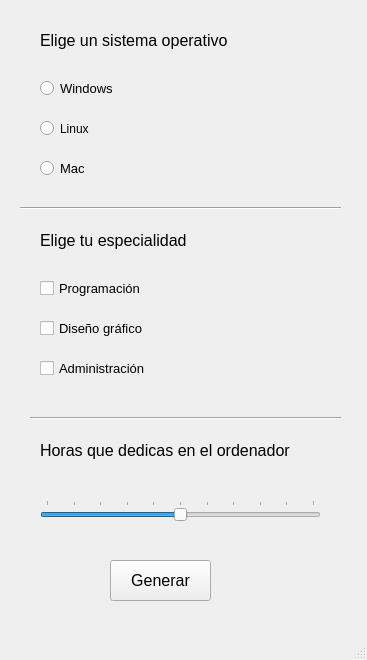
<?xml version="1.0" encoding="UTF-8"?>
<ui version="4.0">
 <class>MainWindow</class>
 <widget class="QMainWindow" name="MainWindow">
  <property name="geometry">
   <rect>
    <x>0</x>
    <y>0</y>
    <width>367</width>
    <height>660</height>
   </rect>
  </property>
  <property name="windowTitle">
   <string>Mini Encuesta</string>
  </property>
  <widget class="QWidget" name="centralwidget">
   <widget class="QLabel" name="etq_SO">
    <property name="geometry">
     <rect>
      <x>40</x>
      <y>30</y>
      <width>211</width>
      <height>21</height>
     </rect>
    </property>
    <property name="font">
     <font>
      <pointsize>12</pointsize>
     </font>
    </property>
    <property name="text">
     <string>Elige un sistema operativo </string>
    </property>
   </widget>
   <widget class="QRadioButton" name="radioWindows">
    <property name="geometry">
     <rect>
      <x>40</x>
      <y>80</y>
      <width>82</width>
      <height>17</height>
     </rect>
    </property>
    <property name="font">
     <font>
      <pointsize>10</pointsize>
     </font>
    </property>
    <property name="text">
     <string>Windows</string>
    </property>
   </widget>
   <widget class="QRadioButton" name="radioLinux">
    <property name="geometry">
     <rect>
      <x>40</x>
      <y>120</y>
      <width>82</width>
      <height>17</height>
     </rect>
    </property>
    <property name="font">
     <font>
      <pointsize>9</pointsize>
     </font>
    </property>
    <property name="text">
     <string>Linux</string>
    </property>
   </widget>
   <widget class="QRadioButton" name="radioMac">
    <property name="geometry">
     <rect>
      <x>40</x>
      <y>160</y>
      <width>82</width>
      <height>17</height>
     </rect>
    </property>
    <property name="font">
     <font>
      <pointsize>10</pointsize>
     </font>
    </property>
    <property name="text">
     <string>Mac</string>
    </property>
   </widget>
   <widget class="Line" name="line">
    <property name="geometry">
     <rect>
      <x>20</x>
      <y>200</y>
      <width>321</width>
      <height>16</height>
     </rect>
    </property>
    <property name="orientation">
     <enum>Qt::Horizontal</enum>
    </property>
   </widget>
   <widget class="QLabel" name="etq_especialidad">
    <property name="geometry">
     <rect>
      <x>40</x>
      <y>230</y>
      <width>211</width>
      <height>21</height>
     </rect>
    </property>
    <property name="font">
     <font>
      <pointsize>12</pointsize>
     </font>
    </property>
    <property name="text">
     <string>Elige tu especialidad</string>
    </property>
   </widget>
   <widget class="QCheckBox" name="checkProgramacion">
    <property name="geometry">
     <rect>
      <x>40</x>
      <y>280</y>
      <width>121</width>
      <height>17</height>
     </rect>
    </property>
    <property name="font">
     <font>
      <pointsize>10</pointsize>
     </font>
    </property>
    <property name="text">
     <string>Programación</string>
    </property>
   </widget>
   <widget class="QCheckBox" name="checkDisenyo">
    <property name="geometry">
     <rect>
      <x>40</x>
      <y>320</y>
      <width>121</width>
      <height>17</height>
     </rect>
    </property>
    <property name="font">
     <font>
      <pointsize>10</pointsize>
     </font>
    </property>
    <property name="text">
     <string>Diseño gráfico</string>
    </property>
   </widget>
   <widget class="QCheckBox" name="checkAdministracion">
    <property name="geometry">
     <rect>
      <x>40</x>
      <y>360</y>
      <width>121</width>
      <height>17</height>
     </rect>
    </property>
    <property name="font">
     <font>
      <pointsize>10</pointsize>
     </font>
    </property>
    <property name="text">
     <string>Administración</string>
    </property>
   </widget>
   <widget class="Line" name="line_2">
    <property name="geometry">
     <rect>
      <x>30</x>
      <y>410</y>
      <width>311</width>
      <height>16</height>
     </rect>
    </property>
    <property name="orientation">
     <enum>Qt::Horizontal</enum>
    </property>
   </widget>
   <widget class="QLabel" name="etq_horas">
    <property name="geometry">
     <rect>
      <x>40</x>
      <y>440</y>
      <width>271</width>
      <height>21</height>
     </rect>
    </property>
    <property name="font">
     <font>
      <pointsize>12</pointsize>
     </font>
    </property>
    <property name="text">
     <string>Horas que dedicas en el ordenador</string>
    </property>
   </widget>
   <widget class="QSlider" name="sliderHoras">
    <property name="geometry">
     <rect>
      <x>40</x>
      <y>500</y>
      <width>281</width>
      <height>22</height>
     </rect>
    </property>
    <property name="minimum">
     <number>0</number>
    </property>
    <property name="maximum">
     <number>10</number>
    </property>
    <property name="sliderPosition">
     <number>5</number>
    </property>
    <property name="tracking">
     <bool>true</bool>
    </property>
    <property name="orientation">
     <enum>Qt::Horizontal</enum>
    </property>
    <property name="invertedControls">
     <bool>false</bool>
    </property>
    <property name="tickPosition">
     <enum>QSlider::TicksAbove</enum>
    </property>
    <property name="tickInterval">
     <number>1</number>
    </property>
   </widget>
   <widget class="QPushButton" name="botonGenerar">
    <property name="geometry">
     <rect>
      <x>110</x>
      <y>560</y>
      <width>101</width>
      <height>41</height>
     </rect>
    </property>
    <property name="font">
     <font>
      <pointsize>12</pointsize>
     </font>
    </property>
    <property name="text">
     <string>Generar</string>
    </property>
   </widget>
  </widget>
  <widget class="QStatusBar" name="statusbar"/>
 </widget>
 <resources/>
 <connections/>
</ui>
